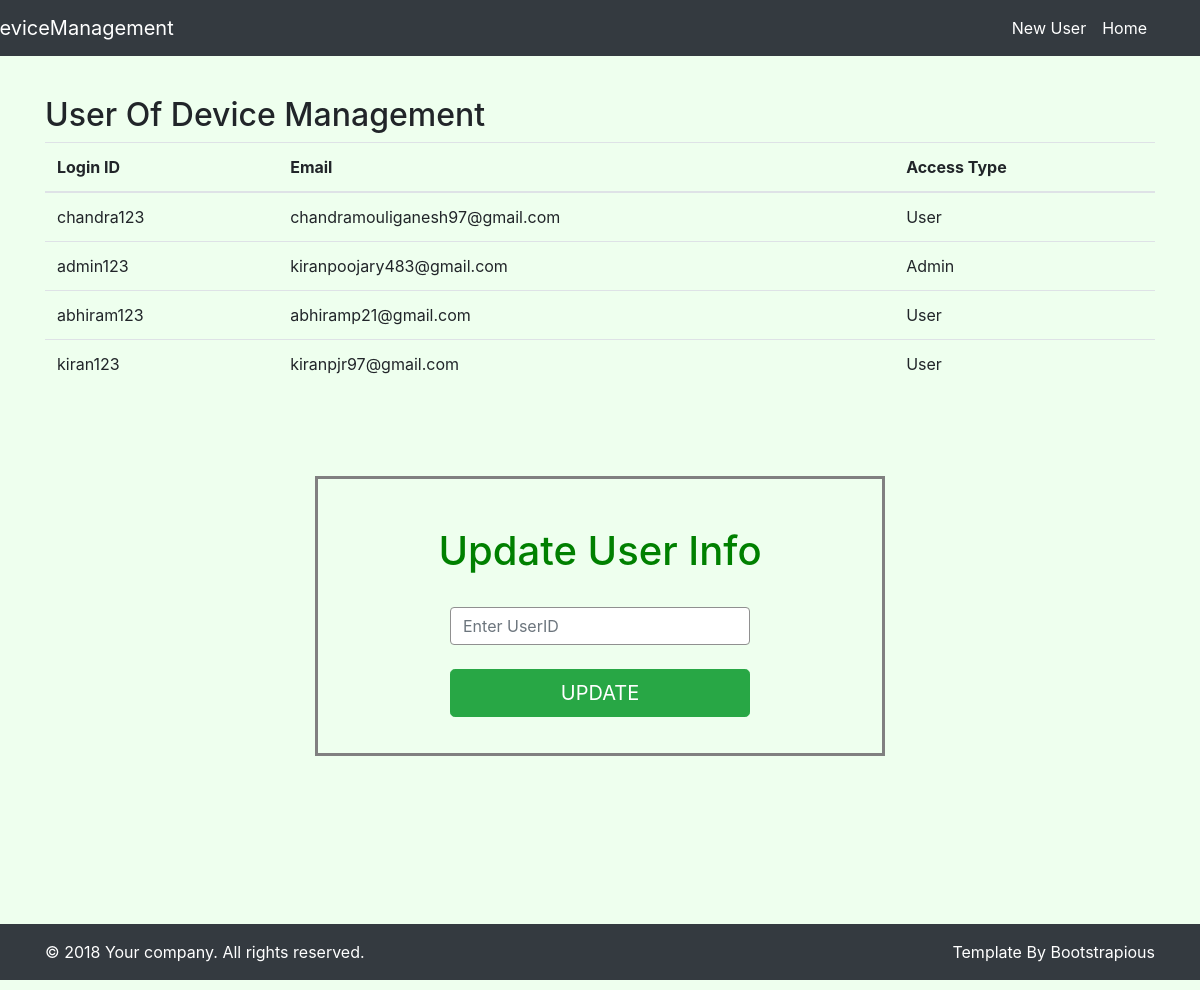
The page /users.php on the database its author committed.
### tables this page shows
CREATE TABLE IF NOT EXISTS `users` (
  `userid` varchar(20) NOT NULL,
  `password` varchar(12) NOT NULL,
  `email` varchar(40) NOT NULL,
  `privilage` varchar(5) NOT NULL,
  UNIQUE KEY `userid` (`userid`)
);

### users.php (the view, shortened to what this page needs)
<!DOCTYPE html>
<html>
<head>
<link rel="stylesheet" href="https://stackpath.bootstrapcdn.com/bootstrap/4.3.1/css/bootstrap.min.css">
<link rel="stylesheet" href="https://stackpath.bootstrapcdn.com/bootstrap/4.3.1/js/bootstrap.min.js">
<link rel="stylesheet" href="https://cdnjs.cloudflare.com/ajax/libs/sweetalert/1.1.3/sweetalert.css">
</head>
<body style="background: #EEFFEE;padding-bottom:10px">
    <form method="post" action="">
         <nav class="navbar navbar-expand-lg navbar-dark bg-dark fixed-top">
            <div class="container">
                <a class="navbar-brand" href="adminhomepage.php" style="margin-left: -60px">DeviceManagement</a>
            <div class="collapse navbar-collapse" id="navbarResponsive">
                <ul class="navbar-nav ml-auto">
                    <li class="nav-item active"><a class="nav-link" href="newusers.php">New User  </a></li>
                    <li class="nav-item active"><a class="nav-link" href="adminhomepage.php">Home  </a></li>
                </ul>
            </div>
        </div>
    </nav>
    <br>
    <br>
    <br>
    <br>
 <?php
$sql = "SELECT * FROM users";
$result = $con->query($sql);
if ($result->num_rows > 0)
{
    echo "<div class='container'>";
    echo "<h2>User Of Device Management</h2>";
    echo "<table class='table table-hover'>";
    echo "<thead>";
    echo "<tr>";
    echo "<th>Login ID</th>";
    echo "<th>Email</th>";
    echo "<th>Access Type</th>";
    echo "</tr>";
    echo "</thead>";
    echo "<tbody>";
    while($row = $result->fetch_assoc())
    {
        echo "<tr>";
        echo "<td>".$row["userid"]."</td>";
        echo "<td>".$row["email"]."</td>";
        echo "<td>".$row["privilage"]."</td>";
        echo "</tr>";
    }
    echo "</tbody>";
    echo "</table>";
    echo "</div>";
}
else
{
    echo "0 results";
}
?>
    <br>
    <br>
    <br>
<center>
                <div class=" changer" >
                    <center><br><br>
                        <h1 style="color: Green">Update User Info</h1>
                        <br>
                        <input style="width: 300px;border-color: #909090;" type="text" placeholder="Enter UserID" name="uid" class="form-control" autocomplete="off" required autofocus>
                    </center>
                    <br/>
                    <center>
                       <input type="submit" name="update" value="UPDATE" style="width: 300px" class="btn btn-lg btn-success btn-block">
                    </center>
                    <br/>
                </div>
                </center>
<br><br><br><br><br><br><br>
    <div class="py-3 bg-dark text-white">
      <div class="container">
        <div class="row">
          <div class="col-md-7 text-center text-md-left">
            <p class="mb-md-0">© 2018 Your company. All rights reserved.</p>
          </div>
          <div class="col-md-5 text-center text-md-right">
            <p class="mb-0">Template By <a href="https://bootstrapious.com/" class="external text-white">Bootstrapious</a></p>
          </div>
        </div>
      </div>
    </div>
</form>
</body>
</html>

### users.php (style rules this page uses)
.changer { border-style: solid; color: #808080; height: 280px; width: 570px; }

### rows shown on the page
users: userid "chandra123", email "chandramouliganesh97@gmail.com", privilage "User"
users: userid "admin123", email "kiranpoojary483@gmail.com", privilage "Admin"
users: userid "abhiram123", email "abhiramp21@gmail.com", privilage "User"
users: userid "kiran123", email "kiranpjr97@gmail.com", privilage "User"
